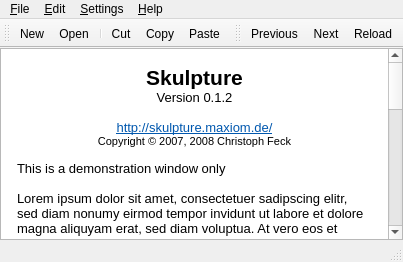
<ui version="4.0" >
 <class>SkulpturePreview2</class>
 <widget class="QMainWindow" name="SkulpturePreview2" >
  <widget class="QWidget" name="centralwidget" >
   <layout class="QVBoxLayout" name="verticalLayout" >
    <property name="margin" >
     <number>0</number>
    </property>
    <item>
     <widget class="QTextBrowser" name="textBrowser" >
      <property name="html" >
       <string>&lt;!DOCTYPE HTML PUBLIC "-//W3C//DTD HTML 4.0//EN" "http://www.w3.org/TR/REC-html40/strict.dtd">
&lt;html>&lt;head>&lt;meta name="qrichtext" content="1" />&lt;style type="text/css">
p, li { white-space: pre-wrap; }
&lt;/style>&lt;/head>&lt;body style=" font-family:'Sans Serif'; font-size:10pt; font-weight:400; font-style:normal;">
&lt;table border="0" style="-qt-table-type: root; margin-top:16px; margin-bottom:16px; margin-left:16px; margin-right:16px;">
&lt;tr>
&lt;td style="border: none;">
&lt;p align="center" style=" margin-top:0px; margin-bottom:0px; margin-left:0px; margin-right:0px; -qt-block-indent:0; text-indent:0px;">&lt;span style=" font-size:16pt; font-weight:600;">Skulpture&lt;/span>&lt;/p>
&lt;p align="center" style=" margin-top:0px; margin-bottom:0px; margin-left:0px; margin-right:0px; -qt-block-indent:0; text-indent:0px; font-weight:600;">&lt;span style=" font-weight:400;">Version 0.1.2&lt;/span>&lt;/p>
&lt;p align="center" style="-qt-paragraph-type:empty; margin-top:0px; margin-bottom:0px; margin-left:0px; margin-right:0px; -qt-block-indent:0; text-indent:0px;">&lt;/p>
&lt;p align="center" style=" margin-top:0px; margin-bottom:0px; margin-left:0px; margin-right:0px; -qt-block-indent:0; text-indent:0px;">&lt;a href="http://skulpture.maxiom.de/">&lt;span style=" text-decoration: underline; color:#0057ae;">http://skulpture.maxiom.de/&lt;/span>&lt;/a>&lt;/p>
&lt;p align="center" style=" margin-top:0px; margin-bottom:0px; margin-left:0px; margin-right:0px; -qt-block-indent:0; text-indent:0px;">&lt;span style=" font-size:8pt;">Copyright © 2007, 2008 Christoph Feck&lt;/span>&lt;/p>
&lt;p align="center" style="-qt-paragraph-type:empty; margin-top:0px; margin-bottom:0px; margin-left:0px; margin-right:0px; -qt-block-indent:0; text-indent:0px; font-size:8pt;">&lt;/p>
&lt;p style=" margin-top:0px; margin-bottom:0px; margin-left:0px; margin-right:0px; -qt-block-indent:0; text-indent:0px; font-size:8pt;">&lt;span style=" font-size:10pt;">This is a demonstration window only&lt;/span>&lt;/p>
&lt;p style="-qt-paragraph-type:empty; margin-top:0px; margin-bottom:0px; margin-left:0px; margin-right:0px; -qt-block-indent:0; text-indent:0px;">&lt;/p>
&lt;p style=" margin-top:0px; margin-bottom:0px; margin-left:0px; margin-right:0px; -qt-block-indent:0; text-indent:0px;">Lorem ipsum dolor sit amet, consectetuer sadipscing elitr, sed diam nonumy eirmod tempor invidunt ut labore et dolore magna aliquyam erat, sed diam voluptua. At vero eos et accusam et justo duo dolores et ea rebum. Stet clita kasd gubergren, no sea takimata sanctus est Lorem ipsum dolor sit amet. Lorem ipsum dolor sit amet, consetetur sadipscing elitr, sed diam nonumy eirmod tempor invidunt ut labore et dolore magna aliquyam erat, sed diam voluptua. At vero eos et accusam et justo duo dolores et ea rebum. Stet clita kasd gubergren, no sea takimata sanctus est Lorem ipsum dolor sit amet. Lorem ipsum dolor sit amet, consetetur sadipscing elitr, sed diam nonumy eirmod tempor invidunt ut labore et dolore magna aliquyam erat, sed diam voluptua. At vero eos et accusam et justo duo dolores et ea rebum. Stet clita kasd gubergren, no sea takimata sanctus est Lorem ipsum dolor sit amet.&lt;/p>
&lt;p style="-qt-paragraph-type:empty; margin-top:0px; margin-bottom:0px; margin-left:0px; margin-right:0px; -qt-block-indent:0; text-indent:0px;">&lt;/p>
&lt;p style=" margin-top:0px; margin-bottom:0px; margin-left:0px; margin-right:0px; -qt-block-indent:0; text-indent:0px;">Duis autem vel eum iriure dolor in hendrerit in vulputate velit esse molestie consequat, vel illum dolore eu feugiat nulla facilisis at vero eros et accumsan et iusto odio dignissim qui blandit praesent luptatum zzril delenit augue duis dolore te feugait nulla facilisi. Lorem ipsum dolor sit amet, consectetuer adipiscing elit, sed diam nonummy nibh euismod tincidunt ut laoreet dolore magna aliquam erat volutpat.&lt;/p>
&lt;p style="-qt-paragraph-type:empty; margin-top:0px; margin-bottom:0px; margin-left:0px; margin-right:0px; -qt-block-indent:0; text-indent:0px;">&lt;/p>
&lt;p style=" margin-top:0px; margin-bottom:0px; margin-left:0px; margin-right:0px; -qt-block-indent:0; text-indent:0px;">Ut wisi enim ad minim veniam, quis nostrud exerci tation ullamcorper suscipit lobortis nisl ut aliquip ex ea commodo consequat. Duis autem vel eum iriure dolor in hendrerit in vulputate velit esse molestie consequat, vel illum dolore eu feugiat nulla facilisis at vero eros et accumsan et iusto odio dignissim qui blandit praesent luptatum zzril delenit augue duis dolore te feugait nulla facilisi.&lt;/p>
&lt;p style="-qt-paragraph-type:empty; margin-top:0px; margin-bottom:0px; margin-left:0px; margin-right:0px; -qt-block-indent:0; text-indent:0px;">&lt;/p>&lt;/td>&lt;/tr>&lt;/table>&lt;/body>&lt;/html></string>
      </property>
      <property name="openExternalLinks" >
       <bool>true</bool>
      </property>
     </widget>
    </item>
   </layout>
  </widget>
  <widget class="QMenuBar" name="menubar" >
   <widget class="QMenu" name="menu_File" >
    <property name="title" >
     <string>&amp;File</string>
    </property>
    <addaction name="action_New" />
    <addaction name="action_Open" />
    <addaction name="separator" />
    <addaction name="action_Reload" />
   </widget>
   <widget class="QMenu" name="menu_Edit" >
    <property name="title" >
     <string>&amp;Edit</string>
    </property>
    <addaction name="action_Cut" />
    <addaction name="action_Copy" />
    <addaction name="action_Paste" />
   </widget>
   <widget class="QMenu" name="menu_Settings" >
    <property name="title" >
     <string>&amp;Settings</string>
    </property>
    <addaction name="actionConfigure" />
   </widget>
   <widget class="QMenu" name="menu_Help" >
    <property name="title" >
     <string>&amp;Help</string>
    </property>
    <addaction name="actionHelp_Contents" />
   </widget>
   <addaction name="menu_File" />
   <addaction name="menu_Edit" />
   <addaction name="menu_Settings" />
   <addaction name="menu_Help" />
  </widget>
  <widget class="QStatusBar" name="statusbar" >
   <property name="geometry" >
    <rect>
     <x>0</x>
     <y>242</y>
     <width>256</width>
     <height>21</height>
    </rect>
   </property>
  </widget>
  <widget class="QToolBar" name="toolBar" >
   <property name="geometry" >
    <rect>
     <x>0</x>
     <y>23</y>
     <width>146</width>
     <height>27</height>
    </rect>
   </property>
   <property name="windowTitle" >
    <string>toolBar</string>
   </property>
   <attribute name="toolBarArea" >
    <enum>TopToolBarArea</enum>
   </attribute>
   <attribute name="toolBarBreak" >
    <bool>false</bool>
   </attribute>
   <addaction name="actionNew" />
   <addaction name="actionOpen" />
   <addaction name="separator" />
   <addaction name="actionCut" />
   <addaction name="actionCopy" />
   <addaction name="actionPaste" />
  </widget>
  <widget class="QToolBar" name="toolBar_2" >
   <property name="geometry" >
    <rect>
     <x>146</x>
     <y>23</y>
     <width>110</width>
     <height>27</height>
    </rect>
   </property>
   <property name="windowTitle" >
    <string>toolBar_2</string>
   </property>
   <attribute name="toolBarArea" >
    <enum>TopToolBarArea</enum>
   </attribute>
   <attribute name="toolBarBreak" >
    <bool>false</bool>
   </attribute>
   <addaction name="actionPrevious" />
   <addaction name="actionNext" />
   <addaction name="actionReload" />
  </widget>
  <action name="actionNew" >
   <property name="icon" >
    <iconset resource="sk_preview2.qrc" >
     <normaloff>:/skpreview2/images/document-new.png</normaloff>:/skpreview2/images/document-new.png</iconset>
   </property>
   <property name="text" >
    <string>New</string>
   </property>
  </action>
  <action name="actionOpen" >
   <property name="icon" >
    <iconset resource="sk_preview2.qrc" >
     <normaloff>:/skpreview2/images/document-open.png</normaloff>:/skpreview2/images/document-open.png</iconset>
   </property>
   <property name="text" >
    <string>Open</string>
   </property>
  </action>
  <action name="actionCut" >
   <property name="icon" >
    <iconset resource="sk_preview2.qrc" >
     <normaloff>:/skpreview2/images/edit-cut.png</normaloff>:/skpreview2/images/edit-cut.png</iconset>
   </property>
   <property name="text" >
    <string>Cut</string>
   </property>
  </action>
  <action name="actionCopy" >
   <property name="icon" >
    <iconset resource="sk_preview2.qrc" >
     <normaloff>:/skpreview2/images/edit-copy.png</normaloff>:/skpreview2/images/edit-copy.png</iconset>
   </property>
   <property name="text" >
    <string>Copy</string>
   </property>
  </action>
  <action name="actionPaste" >
   <property name="icon" >
    <iconset resource="sk_preview2.qrc" >
     <normaloff>:/skpreview2/images/edit-paste.png</normaloff>:/skpreview2/images/edit-paste.png</iconset>
   </property>
   <property name="text" >
    <string>Paste</string>
   </property>
  </action>
  <action name="actionPrevious" >
   <property name="icon" >
    <iconset resource="sk_preview2.qrc" >
     <normaloff>:/skpreview2/images/go-previous.png</normaloff>:/skpreview2/images/go-previous.png</iconset>
   </property>
   <property name="text" >
    <string>Previous</string>
   </property>
  </action>
  <action name="actionNext" >
   <property name="icon" >
    <iconset resource="sk_preview2.qrc" >
     <normaloff>:/skpreview2/images/go-next.png</normaloff>:/skpreview2/images/go-next.png</iconset>
   </property>
   <property name="text" >
    <string>Next</string>
   </property>
  </action>
  <action name="actionReload" >
   <property name="icon" >
    <iconset resource="sk_preview2.qrc" >
     <normaloff>:/skpreview2/images/view-refresh.png</normaloff>:/skpreview2/images/view-refresh.png</iconset>
   </property>
   <property name="text" >
    <string>Reload</string>
   </property>
  </action>
  <action name="action_New" >
   <property name="icon" >
    <iconset resource="sk_preview2.qrc" >
     <normaloff>:/skpreview2/images/document-new.png</normaloff>:/skpreview2/images/document-new.png</iconset>
   </property>
   <property name="text" >
    <string>&amp;New</string>
   </property>
  </action>
  <action name="action_Open" >
   <property name="icon" >
    <iconset resource="sk_preview2.qrc" >
     <normaloff>:/skpreview2/images/document-open.png</normaloff>:/skpreview2/images/document-open.png</iconset>
   </property>
   <property name="text" >
    <string>&amp;Open</string>
   </property>
  </action>
  <action name="action_Reload" >
   <property name="icon" >
    <iconset resource="sk_preview2.qrc" >
     <normaloff>:/skpreview2/images/view-refresh.png</normaloff>:/skpreview2/images/view-refresh.png</iconset>
   </property>
   <property name="text" >
    <string>&amp;Reload</string>
   </property>
  </action>
  <action name="action_Cut" >
   <property name="icon" >
    <iconset resource="sk_preview2.qrc" >
     <normaloff>:/skpreview2/images/edit-cut.png</normaloff>:/skpreview2/images/edit-cut.png</iconset>
   </property>
   <property name="text" >
    <string>&amp;Cut</string>
   </property>
  </action>
  <action name="action_Copy" >
   <property name="icon" >
    <iconset resource="sk_preview2.qrc" >
     <normaloff>:/skpreview2/images/edit-copy.png</normaloff>:/skpreview2/images/edit-copy.png</iconset>
   </property>
   <property name="text" >
    <string>&amp;Copy</string>
   </property>
  </action>
  <action name="action_Paste" >
   <property name="icon" >
    <iconset resource="sk_preview2.qrc" >
     <normaloff>:/skpreview2/images/edit-paste.png</normaloff>:/skpreview2/images/edit-paste.png</iconset>
   </property>
   <property name="text" >
    <string>&amp;Paste</string>
   </property>
  </action>
  <action name="actionConfigure" >
   <property name="text" >
    <string>Configure...</string>
   </property>
  </action>
  <action name="actionHelp_Contents" >
   <property name="text" >
    <string>Help Contents</string>
   </property>
  </action>
 </widget>
 <resources>
  <include location="sk_preview2.qrc" />
 </resources>
 <connections/>
</ui>
